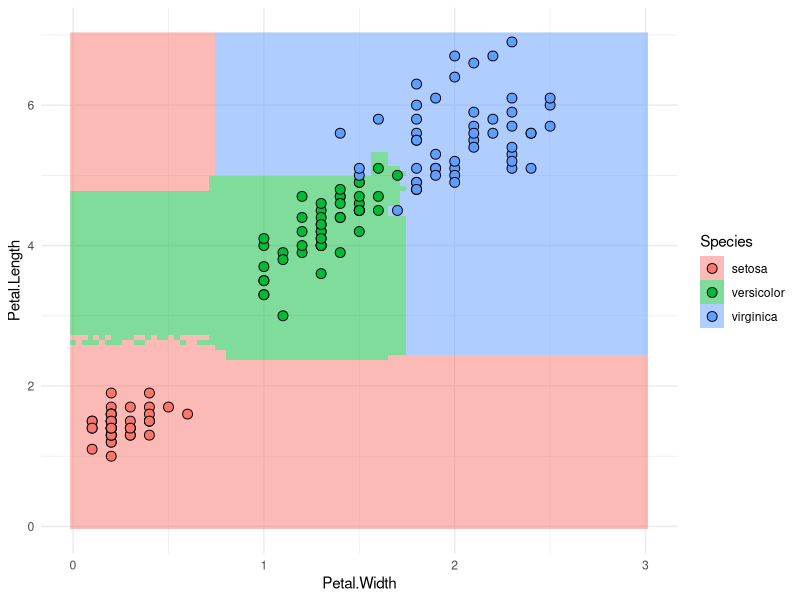
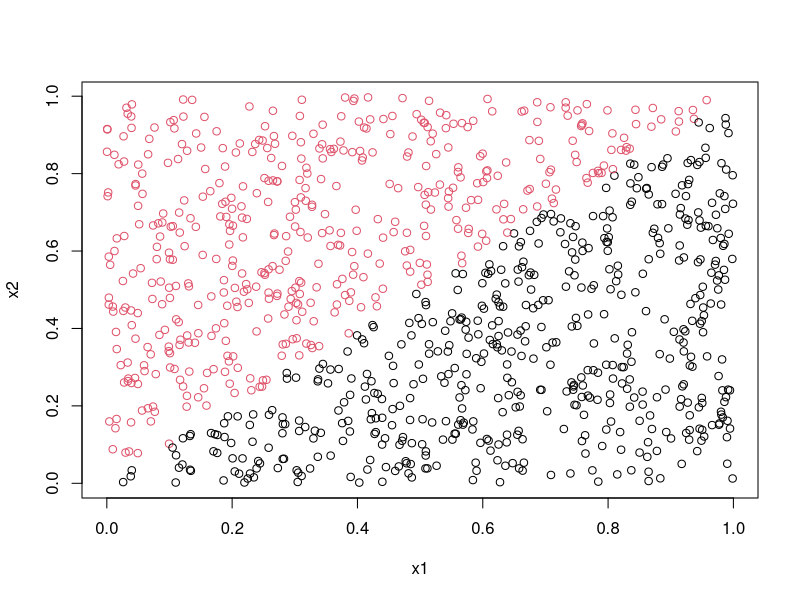

Recreate these plots in R, in order. (Note: this script raises an error after producing the figures.)
library(randomForest)
library(ggplot2)


rf <- randomForest(Species ~ Petal.Length + Petal.Width, data = iris, 
                   proximity = TRUE)
df <- expand.grid(Petal.Width = seq(0, 3, length.out = 100),
                  Petal.Length = seq(0, 7, length.out = 100))
df$Species <- predict(rf, df)
ggplot(iris, aes(Petal.Width, Petal.Length, fill = Species)) +
  geom_raster(data = df, alpha = 0.5) +
  geom_point(shape = 21, size = 3) +
  theme_minimal()

# Assignment 1                          ####
# Generate train data
x1<-runif(100)
x2<-runif(100)
trdata<-cbind(x1,x2)
y<-as.numeric(x1<x2)
trlabels<-as.factor(y)
train <- data.frame(y = trlabels, x1, x2)

random_trees <- function(ntree=1){
  # Result vector
  miss_class_error <- c()
  for(iter in 1:1000){
    # Fit the random forest model
    random_mod  <- randomForest(y ~ ., data=train, ntree=ntree,  nodesize=25, keep.forest=TRUE)
    
    # Random forest prediction on test data
    test_pred <- predict(random_mod, test_data)
    
    # Misclassification
    conf_mat <- table(test_data$y, test_pred)
    miss_class_error[iter] <- sum(diag(conf_mat)) / sum(conf_mat)
  }
  return(miss_class_error)
}
# Part 1                                ####
# Create test data
set.seed(1234)
x1<-runif(1000)
x2<-runif(1000)
tedata<-cbind(x1,x2)
y<-as.numeric(x1<x2)
telabels<-as.factor(y)
test_data <- data.frame(x1,x2,y=telabels)
plot(x1,x2,col=(y+1))


# Set seed in beginning to have reproducible result for markdown. 
set.seed(123)
random_1   <- random_trees(1)
random_10  <- random_trees(10)
random_100 <- random_trees(100)

df <- expand.grid(x1 = seq(0, 1, length.out = 100),
                  x2 = seq(0, 1, length.out = 100))
df$pred <- predict(random_1, test_data)

mean(random_1)
sd(random_1)
mean(random_10)
sd(random_10)
mean(random_100)
sd(random_100)


# Part 2                                ####
# Create test data
set.seed(1234)
x1<-runif(1000)
x2<-runif(1000)
tedata<-cbind(x1,x2)
y<-as.numeric(x1<0.5)
telabels<-as.factor(y)
test_data <- data.frame(x1,x2,y=telabels)
plot(x1,x2,col=(y+1))

random_trees <- function(ntree=1){
  # Result vector
  miss_class_error <- c()
  
  for(iter in 1:1000){
    # Generate train data
    x1<-runif(100)
    x2<-runif(100)
    trdata<-cbind(x1,x2)
    y<-as.numeric(x1<0.5)
    trlabels<-as.factor(y)
    train <- data.frame(y = trlabels, x1, x2)
    
    # Fit the random forest model
    random_mod  <- randomForest(y ~ ., data=train, ntree=ntree,  nodesize=25, keep.forest=TRUE)
    
    # Random forest prediction on test data
    test_pred <- predict(random_mod, test_data)
    
    # Misclassification
    conf_mat <- table(test_data$y, test_pred)
    miss_class_error[iter] <- sum(diag(conf_mat)) / sum(conf_mat)
  }
  return(miss_class_error)
}

set.seed(123)
random_1   <- random_trees(1)
random_10  <- random_trees(10)
random_100 <- random_trees(100)
mean(random_1)
sd(random_1)
mean(random_10)
sd(random_10)
mean(random_100)
sd(random_100)

# Part 3                                ####
# Create test data
set.seed(1234)
x1<-runif(1000)
x2<-runif(1000)
tedata<-cbind(x1,x2)
y<-as.numeric( (x1<0.5 & x2<0.5) | (x1>0.5 & x2>0.5) )
telabels<-as.factor(y)
test_data <- data.frame(x1,x2,y=telabels)
plot(x1,x2,col=(y+1))

random_trees <- function(ntree=1){
  # Result vector
  miss_class_error <- c()
  
  for(iter in 1:1000){
    # Generate train data
    x1<-runif(100)
    x2<-runif(100)
    trdata<-cbind(x1,x2)
    y<-as.numeric( (x1<0.5 & x2<0.5) | (x1>0.5 & x2>0.5) )
    trlabels<-as.factor(y)
    train <- data.frame(y = trlabels, x1, x2)
    
    # Fit the random forest model
    random_mod  <- randomForest(y ~ ., data=train, ntree=ntree,  nodesize=25, keep.forest=TRUE)
    
    # Random forest prediction on test data
    test_pred <- predict(random_mod, test_data)
    
    # Misclassification
    conf_mat <- table(test_data$y, test_pred)
    miss_class_error[iter] <- sum(diag(conf_mat)) / sum(conf_mat)
  }
  return(miss_class_error)
}

set.seed(123)
random_1   <- random_trees(1)
random_10  <- random_trees(10)
random_100 <- random_trees(100)
mean(random_1)
sd(random_1)
mean(random_10)
sd(random_10)
mean(random_100)
sd(random_100)


# Assignment 2                          ####
# For 3 clusters                        ####
set.seed(1234567890)
max_it <- 500 # max number of EM iterations (increased from 100)
min_change <- 0.1 # min change in log lik between two consecutive iterations
n=1000 # number of training points
D=10 # number of dimensions
x <- matrix(nrow=n, ncol=D) # training data

true_pi <- vector(length = 3) # true mixing coefficients
true_mu <- matrix(nrow=3, ncol=D) # true conditional distributions
true_pi=c(1/3, 1/3, 1/3)
true_mu[1,]=c(0.5,0.6,0.4,0.7,0.3,0.8,0.2,0.9,0.1,1)
true_mu[2,]=c(0.5,0.4,0.6,0.3,0.7,0.2,0.8,0.1,0.9,0)
true_mu[3,]=c(0.5,0.5,0.5,0.5,0.5,0.5,0.5,0.5,0.5,0.5)
plot(true_mu[1,], type="o", col="blue", ylim=c(0,1))
points(true_mu[2,], type="o", col="red")
points(true_mu[3,], type="o", col="green")
# Producing the training data
for(i in 1:n) {
  m <- sample(1:3,1,prob=true_pi)
  for(d in 1:D) {
    x[i,d] <- rbinom(1,1,true_mu[m,d])
  }
}

M=3 # number of clusters
w <- matrix(nrow=n, ncol=M) # weights
pi <- vector(length = M) # mixing coefficients
mu <- matrix(nrow=M, ncol=D) # conditional distributions
llik <- vector(length = max_it) # log likelihood of the EM iterations


# Random initialization of the parameters
pi <- runif(M,0.49,0.51)
pi <- pi / sum(pi)
for(m in 1:M) {
  mu[m,] <- runif(D,0.49,0.51)
}
for(it in 1:max_it) {
  plot(mu[1,], type="o", col="blue", ylim=c(0,1))
  points(mu[2,], type="o", col="red")
  points(mu[3,], type="o", col="green")
  #points(mu[4,], type="o", col="yellow")
  Sys.sleep(0.01) # Decreased from 0.5
  # E-step: Computation of the weights
  # Calculates the weights for each observation
  for(iter in 1:1000){
    x_d <- x[iter, ]
    
    # Bernolli for (x1 given mu_1), (x1 given mu_2), (x1 given mu_3)
    bern_mu1 <- prod(mu[1,]^x_d * (1 - mu[1, ])^(1-x_d))
    bern_mu2 <- prod(mu[2,]^x_d * (1 - mu[2, ])^(1-x_d))
    bern_mu3 <- prod(mu[3,]^x_d * (1 - mu[3, ])^(1-x_d))
    
    # Probabilities that the observation belongs to each distribution
    prob_1 <- pi[1] * bern_mu1 / sum(pi[1]*bern_mu1 + pi[2]*bern_mu2 + pi[3]*bern_mu3)
    prob_2 <- pi[2] * bern_mu2 / sum(pi[1]*bern_mu1 + pi[2]*bern_mu2 + pi[3]*bern_mu3)
    prob_3 <- pi[3] * bern_mu3 / sum(pi[1]*bern_mu1 + pi[2]*bern_mu2 + pi[3]*bern_mu3)
    
    # Probability that observation 1 comes from each distribution
    w[iter, ] <- c(prob_1*pi[1], prob_2*pi[2], prob_3*pi[3]) 
  }
  #Log likelihood computation.
  # Added 1e-16 to prevent log(0).
  llik[it] <- sum(log(w+1e-16))
  cat("iteration: ", it, "log likelihood: ", llik[it], "\n")
  flush.console()
  # Stop if the lok likelihood has not changed significantly
  if (it > 1){
    if(abs(llik[it] - llik[it-1]) < abs(min_change)){
      break
    }
  }
  # M-step: ML parameter estimation from the data and weights
  # Calculate new pi
  pi <- 1/1000 * colSums(w)
  # Calculates new mu
  mu[1,] <- 1/sum(w[,1]) * colSums(w[,1] * x)
  mu[2,] <- 1/sum(w[,2]) * colSums(w[,2] * x)
  mu[3,] <- 1/sum(w[,3]) * colSums(w[,3] * x)
}
pi
mu
plot(llik[1:it], type="o")
# Algorithm should have stopped around 350.

# true_mu[1,] is our mu[3,] 
# true_mu[2,] is our mu[1,]
# true_mu[3,] is our mu[2,]





# For 2 clusters                        ####
true_pi <- vector(length = 3) # true mixing coefficients
true_mu <- matrix(nrow=3, ncol=D) # true conditional distributions
true_pi=c(1/3, 1/3, 1/3)
true_mu[1,]=c(0.5,0.6,0.4,0.7,0.3,0.8,0.2,0.9,0.1,1)
true_mu[2,]=c(0.5,0.4,0.6,0.3,0.7,0.2,0.8,0.1,0.9,0)
true_mu[3,]=c(0.5,0.5,0.5,0.5,0.5,0.5,0.5,0.5,0.5,0.5)
plot(true_mu[1,], type="o", col="blue", ylim=c(0,1))
points(true_mu[2,], type="o", col="red")
points(true_mu[3,], type="o", col="green")
# Producing the training data
for(i in 1:n) {
  m <- sample(1:3,1,prob=true_pi)
  for(d in 1:D) {
    x[i,d] <- rbinom(1,1,true_mu[m,d])
  }
}

M=2 # number of clusters
w <- matrix(nrow=n, ncol=M) # weights
pi <- vector(length = M) # mixing coefficients
mu <- matrix(nrow=M, ncol=D) # conditional distributions
llik <- vector(length = max_it) # log likelihood of the EM iterations


# Random initialization of the parameters
pi <- runif(M,0.49,0.51)
pi <- pi / sum(pi)
for(m in 1:M) {
  mu[m,] <- runif(D,0.49,0.51)
}
for(it in 1:max_it) {
  plot(mu[1,], type="o", col="blue", ylim=c(0,1))
  points(mu[2,], type="o", col="red")
  #points(mu[3,], type="o", col="green")
  #points(mu[4,], type="o", col="yellow")
  Sys.sleep(0.5) # Decreased from 0.5
  # E-step: Computation of the weights
  # Calculates the weights for each observation
  for(iter in 1:1000){
    x_d <- x[iter, ]
    
    # Bernolli for (x1 given mu_1), (x1 given mu_2), (x1 given mu_3)
    bern_mu1 <- prod(mu[1,]^x_d * (1 - mu[1, ])^(1-x_d))
    bern_mu2 <- prod(mu[2,]^x_d * (1 - mu[2, ])^(1-x_d))
    #bern_mu3 <- prod(mu[3,]^x_d * (1 - mu[3, ])^(1-x_d))
    
    # Probabilities that the observation belongs to each distribution
    prob_1 <- pi[1] * bern_mu1 / sum(pi[1]*bern_mu1 + pi[2]*bern_mu2 )
    prob_2 <- pi[2] * bern_mu2 / sum(pi[1]*bern_mu1 + pi[2]*bern_mu2 )
    # prob_3 <- pi[3] * bern_mu3 / sum(pi[1]*bern_mu1 + pi[2]*bern_mu2 + pi[3]*bern_mu3)
    
    # Probability that observation 1 comes from each distribution
    w[iter, ] <- c(prob_1, prob_2) 
  }
  #Log likelihood computation.
  # Added 1e-16 to prevent log(0).
  llik[it] <- sum(log(w+1e-16))
  cat("iteration: ", it, "log likelihood: ", llik[it], "\n")
  flush.console()
  # Stop if the lok likelihood has not changed significantly
  if (it > 1){
    if(abs(llik[it] - llik[it-1]) < abs(min_change)){
      break
    }
  }
  # M-step: ML parameter estimation from the data and weights
  # Calculate new pi
  pi <- 1/1000 * colSums(w)
  # Calculates new mu
  mu[1,] <- 1/sum(w[,1]) * colSums(w[,1] * x)
  mu[2,] <- 1/sum(w[,2]) * colSums(w[,2] * x)
  # mu[3,] <- 1/sum(w[,3]) * colSums(w[,3] * x)
}
pi
mu
plot(llik[1:it], type="o")

# For 4 clusters                        ####
# Had to change min_change to smaller value
# Green and grey cluster converge to same value, so we only find 3 clusters.

set.seed(1234567890)
max_it <- 500 # max number of EM iterations (increased from 100)
min_change <- 0.01 # min change in log lik between two consecutive iterations
n=1000 # number of training points
D=10 # number of dimensions
x <- matrix(nrow=n, ncol=D) # training data

true_pi <- vector(length = 3) # true mixing coefficients
true_mu <- matrix(nrow=3, ncol=D) # true conditional distributions
true_pi=c(1/3, 1/3, 1/3)
true_mu[1,]=c(0.5,0.6,0.4,0.7,0.3,0.8,0.2,0.9,0.1,1)
true_mu[2,]=c(0.5,0.4,0.6,0.3,0.7,0.2,0.8,0.1,0.9,0)
true_mu[3,]=c(0.5,0.5,0.5,0.5,0.5,0.5,0.5,0.5,0.5,0.5)
plot(true_mu[1,], type="o", col="blue", ylim=c(0,1))
points(true_mu[2,], type="o", col="red")
points(true_mu[3,], type="o", col="green")
# Producing the training data
for(i in 1:n) {
  m <- sample(1:3,1,prob=true_pi)
  for(d in 1:D) {
    x[i,d] <- rbinom(1,1,true_mu[m,d])
  }
}

M=4 # number of clusters
w <- matrix(nrow=n, ncol=M) # weights
pi <- vector(length = M) # mixing coefficients
mu <- matrix(nrow=M, ncol=D) # conditional distributions
llik <- vector(length = max_it) # log likelihood of the EM iterations


# Random initialization of the parameters
pi <- runif(M,0.49,0.51)
pi <- pi / sum(pi)
for(m in 1:M) {
  mu[m,] <- runif(D,0.49,0.51)
}
for(it in 1:max_it) {
  plot(mu[1,], type="o", col="blue", ylim=c(0,1))
  points(mu[2,], type="o", col="red")
  points(mu[3,], type="o", col="darkgreen")
  points(mu[4,], type="o", col="darkgoldenrod1")
  Sys.sleep(0.5) # Decreased from 0.5
  # E-step: Computation of the weights
  # Calculates the weights for each observation
  for(iter in 1:1000){
    x_d <- x[iter, ]
    
    # Bernolli for (x1 given mu_1), (x1 given mu_2), (x1 given mu_3), (x1 given mu_4)
    bern_mu1 <- prod(mu[1,]^x_d * (1 - mu[1, ])^(1-x_d))
    bern_mu2 <- prod(mu[2,]^x_d * (1 - mu[2, ])^(1-x_d))
    bern_mu3 <- prod(mu[3,]^x_d * (1 - mu[3, ])^(1-x_d))
    bern_mu4 <- prod(mu[4,]^x_d * (1 - mu[3, ])^(1-x_d))
    
    # Probabilities that the observation belongs to each distribution
    prob_1 <- pi[1] * bern_mu1 / sum(pi[1]*bern_mu1 + pi[2]*bern_mu2 + pi[3]*bern_mu3 + pi[4]*bern_mu4)
    prob_2 <- pi[2] * bern_mu2 / sum(pi[1]*bern_mu1 + pi[2]*bern_mu2 + pi[3]*bern_mu3 + pi[4]*bern_mu4)
    prob_3 <- pi[3] * bern_mu3 / sum(pi[1]*bern_mu1 + pi[2]*bern_mu2 + pi[3]*bern_mu3 + pi[4]*bern_mu4)
    prob_4 <- pi[4] * bern_mu4 / sum(pi[1]*bern_mu1 + pi[2]*bern_mu2 + pi[3]*bern_mu3 + pi[4]*bern_mu4)
    # Probability that observation 1 comes from each distribution
    w[iter, ] <- c(prob_1, prob_2, prob_3, prob_4) 
  }
  #Log likelihood computation.
  # Added 1e-16 to prevent log(0).
  llik[it] <- sum(log(w+1e-16))
  cat("iteration: ", it, "log likelihood: ", llik[it], "\n")
  flush.console()
  # Stop if the lok likelihood has not changed significantly
  if (it > 1){
    if(abs(llik[it] - llik[it-1]) < abs(min_change)){
      break
    }
  }
  # M-step: ML parameter estimation from the data and weights
  # Calculate new pi
  pi <- 1/1000 * colSums(w)
  # Calculates new mu
  mu[1,] <- 1/sum(w[,1]) * colSums(w[,1] * x)
  mu[2,] <- 1/sum(w[,2]) * colSums(w[,2] * x)
  mu[3,] <- 1/sum(w[,3]) * colSums(w[,3] * x)
  mu[4,] <- 1/sum(w[,4]) * colSums(w[,4] * x)
}
pi
mu
plot(llik[1:it], type="o")
library(randomForest)

# Assignment 1                          ####
random_trees <- function(ntree=1){
  # Result vector
  miss_class_error <- c()
  
  for(iter in 1:1000){
    # Generate train data
    x1<-runif(100)
    x2<-runif(100)
    trdata<-cbind(x1,x2)
    y<-as.numeric(x1<x2)
    trlabels<-as.factor(y)
    train <- data.frame(y = trlabels, x1, x2)
    
    # Fit the random forest model
    random_mod  <- randomForest(y ~ ., data=train, ntree=ntree,  nodesize=25, keep.forest=TRUE)
    
    # Random forest prediction on test data
    test_pred <- predict(random_mod, test_data)
    
    # Misclassification
    conf_mat <- table(test_data$y, test_pred)
    miss_class_error[iter] <- sum(diag(conf_mat)) / sum(conf_mat)
  }
  return(miss_class_error)
}
# Part 1                                ####
# Create test data
set.seed(1234)
x1<-runif(1000)
x2<-runif(1000)
tedata<-cbind(x1,x2)
y<-as.numeric(x1<x2)
telabels<-as.factor(y)
test_data <- data.frame(x1,x2,y=telabels)
plot(x1,x2,col=(y+1))


# Set seed in beginning to have reproducible result for markdown. 
set.seed(123)
random_1   <- random_trees(1)
random_10  <- random_trees(10)
random_100 <- random_trees(100)
mean(random_1)
sd(random_1)
mean(random_10)
sd(random_10)
mean(random_100)
sd(random_100)

# Part 2                                ####
# Create test data
set.seed(1234)
x1<-runif(1000)
x2<-runif(1000)
tedata<-cbind(x1,x2)
y<-as.numeric(x1<0.5)
telabels<-as.factor(y)
test_data <- data.frame(x1,x2,y=telabels)
plot(x1,x2,col=(y+1))

random_trees <- function(ntree=1){
  # Result vector
  miss_class_error <- c()
  
  for(iter in 1:1000){
    # Generate train data
    x1<-runif(100)
    x2<-runif(100)
    trdata<-cbind(x1,x2)
    y<-as.numeric(x1<0.5)
    trlabels<-as.factor(y)
    train <- data.frame(y = trlabels, x1, x2)
    
    # Fit the random forest model
    random_mod  <- randomForest(y ~ ., data=train, ntree=ntree,  nodesize=25, keep.forest=TRUE)
    
    # Random forest prediction on test data
    test_pred <- predict(random_mod, test_data)
    
    # Misclassification
    conf_mat <- table(test_data$y, test_pred)
    miss_class_error[iter] <- sum(diag(conf_mat)) / sum(conf_mat)
  }
  return(miss_class_error)
}

set.seed(123)
random_1   <- random_trees(1)
random_10  <- random_trees(10)
random_100 <- random_trees(100)
mean(random_1)
sd(random_1)
mean(random_10)
sd(random_10)
mean(random_100)
sd(random_100)

# Part 3                                ####
# Create test data
set.seed(1234)
x1<-runif(1000)
x2<-runif(1000)
tedata<-cbind(x1,x2)
y<-as.numeric( (x1<0.5 & x2<0.5) | (x1>0.5 & x2>0.5) )
telabels<-as.factor(y)
test_data <- data.frame(x1,x2,y=telabels)
plot(x1,x2,col=(y+1))

random_trees <- function(ntree=1){
  # Result vector
  miss_class_error <- c()
  
  for(iter in 1:1000){
    # Generate train data
    x1<-runif(100)
    x2<-runif(100)
    trdata<-cbind(x1,x2)
    y<-as.numeric( (x1<0.5 & x2<0.5) | (x1>0.5 & x2>0.5) )
    trlabels<-as.factor(y)
    train <- data.frame(y = trlabels, x1, x2)
    
    # Fit the random forest model
    random_mod  <- randomForest(y ~ ., data=train, ntree=ntree,  nodesize=25, keep.forest=TRUE)
    
    # Random forest prediction on test data
    test_pred <- predict(random_mod, test_data)
    
    # Misclassification
    conf_mat <- table(test_data$y, test_pred)
    miss_class_error[iter] <- sum(diag(conf_mat)) / sum(conf_mat)
  }
  return(miss_class_error)
}

set.seed(123)
random_1   <- random_trees(1)
random_10  <- random_trees(10)
random_100 <- random_trees(100)
mean(random_1)
sd(random_1)
mean(random_10)
sd(random_10)
mean(random_100)
sd(random_100)


# Assignment 2                          ####
# For 3 clusters                        ####
set.seed(1234567890)
max_it <- 100 # max number of EM iterations (increased from 100)
min_change <- 0.1 # min change in log lik between two consecutive iterations
n=1000 # number of training points
D=10 # number of dimensions
x <- matrix(nrow=n, ncol=D) # training data

true_pi <- vector(length = 3) # true mixing coefficients
true_mu <- matrix(nrow=3, ncol=D) # true conditional distributions
true_pi=c(1/3, 1/3, 1/3)
true_mu[1,]=c(0.5,0.6,0.4,0.7,0.3,0.8,0.2,0.9,0.1,1)
true_mu[2,]=c(0.5,0.4,0.6,0.3,0.7,0.2,0.8,0.1,0.9,0)
true_mu[3,]=c(0.5,0.5,0.5,0.5,0.5,0.5,0.5,0.5,0.5,0.5)
plot(true_mu[1,], type="o", col="blue", ylim=c(0,1))
points(true_mu[2,], type="o", col="red")
points(true_mu[3,], type="o", col="green")
# Producing the training data
for(i in 1:n) {
  m <- sample(1:3,1,prob=true_pi)
  for(d in 1:D) {
    x[i,d] <- rbinom(1,1,true_mu[m,d])
  }
}

M=3 # number of clusters
w <- matrix(nrow=n, ncol=M) # weights
pi <- vector(length = M) # mixing coefficients
mu <- matrix(nrow=M, ncol=D) # conditional distributions
llik <- vector(length = max_it) # log likelihood of the EM iterations
px <- c()

# Random initialization of the parameters
pi <- runif(M,0.49,0.51)
pi <- pi / sum(pi)
for(m in 1:M) {
  mu[m,] <- runif(D,0.49,0.51)
}
for(it in 1:max_it) {
  plot(mu[1,], type="o", col="blue", ylim=c(0,1))
  points(mu[2,], type="o", col="red")
  points(mu[3,], type="o", col="green")
  #points(mu[4,], type="o", col="yellow")
  Sys.sleep(0.01) # Decreased from 0.5
  # E-step: Computation of the weights
  # Calculates the weights for each observation
  for(iter in 1:1000){
    x_d <- x[iter, ]
    
    # Bernolli for (x1 given mu_1), (x1 given mu_2), (x1 given mu_3)
    bern_mu1 <- prod(mu[1,]^x_d * (1 - mu[1, ])^(1-x_d))
    bern_mu2 <- prod(mu[2,]^x_d * (1 - mu[2, ])^(1-x_d))
    bern_mu3 <- prod(mu[3,]^x_d * (1 - mu[3, ])^(1-x_d))
    
    # Probabilities that the observation belongs to each distribution
    prob_1 <- pi[1] * bern_mu1 / sum(pi[1]*bern_mu1 + pi[2]*bern_mu2 + pi[3]*bern_mu3)
    prob_2 <- pi[2] * bern_mu2 / sum(pi[1]*bern_mu1 + pi[2]*bern_mu2 + pi[3]*bern_mu3)
    prob_3 <- pi[3] * bern_mu3 / sum(pi[1]*bern_mu1 + pi[2]*bern_mu2 + pi[3]*bern_mu3)
    
    px[iter] <- sum(pi[1] * bern_mu1,  pi[2] * bern_mu2,  pi[3] * bern_mu3)
    # Probability that observation 1 comes from each distribution
    w[iter, ] <- c(prob_1, prob_2, prob_3) 
  }
  # Log likelihood computation.
  llik[it] <- sum(log(px))
  cat("iteration: ", it, "log likelihood: ", llik[it], "\n")
  flush.console()
  # Stop if the lok likelihood has not changed significantly
  if (it > 1){
    if(abs(llik[it] - llik[it-1]) < abs(min_change)){
      break
    }
  }
  # M-step: ML parameter estimation from the data and weights
  # Calculate new pi
  pi <- 1/1000 * colSums(w)
  # Calculates new mu
  mu[1,] <- 1/sum(w[,1]) * colSums(w[,1] * x)
  mu[2,] <- 1/sum(w[,2]) * colSums(w[,2] * x)
  mu[3,] <- 1/sum(w[,3]) * colSums(w[,3] * x)
}
pi
mu
plot(llik[1:it], type="o")
# Algorithm should have stopped around 350.

# true_mu[1,] is our mu[3,] 
# true_mu[2,] is our mu[1,]
# true_mu[3,] is our mu[2,]





# For 2 clusters                        ####
set.seed(1234567890)
max_it <- 100 # max number of EM iterations (increased from 100)
min_change <- 0.1 # min change in log lik between two consecutive iterations
n=1000 # number of training points
D=10 # number of dimensions
x <- matrix(nrow=n, ncol=D) # training data

true_pi <- vector(length = 3) # true mixing coefficients
true_mu <- matrix(nrow=3, ncol=D) # true conditional distributions
true_pi=c(1/3, 1/3, 1/3)
true_mu[1,]=c(0.5,0.6,0.4,0.7,0.3,0.8,0.2,0.9,0.1,1)
true_mu[2,]=c(0.5,0.4,0.6,0.3,0.7,0.2,0.8,0.1,0.9,0)
true_mu[3,]=c(0.5,0.5,0.5,0.5,0.5,0.5,0.5,0.5,0.5,0.5)
plot(true_mu[1,], type="o", col="blue", ylim=c(0,1))
points(true_mu[2,], type="o", col="red")
points(true_mu[3,], type="o", col="green")
# Producing the training data
for(i in 1:n) {
  m <- sample(1:3,1,prob=true_pi)
  for(d in 1:D) {
    x[i,d] <- rbinom(1,1,true_mu[m,d])
  }
}

M=2 # number of clusters
w <- matrix(nrow=n, ncol=M) # weights
pi <- vector(length = M) # mixing coefficients
mu <- matrix(nrow=M, ncol=D) # conditional distributions
llik <- vector(length = max_it) # log likelihood of the EM iterations
px <- c()


# Random initialization of the parameters
pi <- runif(M,0.49,0.51)
pi <- pi / sum(pi)
for(m in 1:M) {
  mu[m,] <- runif(D,0.49,0.51)
}
for(it in 1:max_it) {
  plot(mu[1,], type="o", col="blue", ylim=c(0,1))
  points(mu[2,], type="o", col="red")
  #points(mu[3,], type="o", col="green")
  #points(mu[4,], type="o", col="yellow")
  Sys.sleep(0.5) # Decreased from 0.5
  # E-step: Computation of the weights
  # Calculates the weights for each observation
  for(iter in 1:1000){
    x_d <- x[iter, ]
    
    # Bernolli for (x1 given mu_1), (x1 given mu_2), (x1 given mu_3)
    bern_mu1 <- prod(mu[1,]^x_d * (1 - mu[1, ])^(1-x_d))
    bern_mu2 <- prod(mu[2,]^x_d * (1 - mu[2, ])^(1-x_d))
    #bern_mu3 <- prod(mu[3,]^x_d * (1 - mu[3, ])^(1-x_d))
    
    # Probabilities that the observation belongs to each distribution
    prob_1 <- pi[1] * bern_mu1 / sum(pi[1]*bern_mu1 + pi[2]*bern_mu2 )
    prob_2 <- pi[2] * bern_mu2 / sum(pi[1]*bern_mu1 + pi[2]*bern_mu2 )
    # prob_3 <- pi[3] * bern_mu3 / sum(pi[1]*bern_mu1 + pi[2]*bern_mu2 + pi[3]*bern_mu3)
    
    # Probability that observation 1 comes from each distribution
    w[iter, ] <- c(prob_1, prob_2) 
    px[iter] <- sum(pi[1] * bern_mu1,  pi[2] * bern_mu2)
    
  }
  #Log likelihood computation.
  # Added 1e-16 to prevent log(0).
  llik[it] <- sum(log(px))
  cat("iteration: ", it, "log likelihood: ", llik[it], "\n")
  flush.console()
  # Stop if the lok likelihood has not changed significantly
  if (it > 1){
    if(abs(llik[it] - llik[it-1]) < abs(min_change)){
      break
    }
  }
  # M-step: ML parameter estimation from the data and weights
  # Calculate new pi
  pi <- 1/1000 * colSums(w)
  # Calculates new mu
  mu[1,] <- 1/sum(w[,1]) * colSums(w[,1] * x)
  mu[2,] <- 1/sum(w[,2]) * colSums(w[,2] * x)
  # mu[3,] <- 1/sum(w[,3]) * colSums(w[,3] * x)
}
pi
mu
plot(llik[1:it], type="o")

# For 4 clusters                        ####
set.seed(1234567890)
max_it <- 100 # max number of EM iterations (increased from 100)
min_change <- 0.1 # min change in log lik between two consecutive iterations
n=1000 # number of training points
D=10 # number of dimensions
x <- matrix(nrow=n, ncol=D) # training data

true_pi <- vector(length = 3) # true mixing coefficients
true_mu <- matrix(nrow=3, ncol=D) # true conditional distributions
true_pi=c(1/3, 1/3, 1/3)
true_mu[1,]=c(0.5,0.6,0.4,0.7,0.3,0.8,0.2,0.9,0.1,1)
true_mu[2,]=c(0.5,0.4,0.6,0.3,0.7,0.2,0.8,0.1,0.9,0)
true_mu[3,]=c(0.5,0.5,0.5,0.5,0.5,0.5,0.5,0.5,0.5,0.5)
plot(true_mu[1,], type="o", col="blue", ylim=c(0,1))
points(true_mu[2,], type="o", col="red")
points(true_mu[3,], type="o", col="green")
# Producing the training data
for(i in 1:n) {
  m <- sample(1:3,1,prob=true_pi)
  for(d in 1:D) {
    x[i,d] <- rbinom(1,1,true_mu[m,d])
  }
}

M=4 # number of clusters
w <- matrix(nrow=n, ncol=M) # weights
pi <- vector(length = M) # mixing coefficients
mu <- matrix(nrow=M, ncol=D) # conditional distributions
llik <- vector(length = max_it) # log likelihood of the EM iterations
px <- c()

# Random initialization of the parameters
pi <- runif(M,0.49,0.51)
pi <- pi / sum(pi)
for(m in 1:M) {
  mu[m,] <- runif(D,0.49,0.51)
}
for(it in 1:max_it) {
  plot(mu[1,], type="o", col="blue", ylim=c(0,1))
  points(mu[2,], type="o", col="red")
  points(mu[3,], type="o", col="darkgreen")
  points(mu[4,], type="o", col="darkgoldenrod1")
  Sys.sleep(0.5) # Decreased from 0.5
  # E-step: Computation of the weights
  # Calculates the weights for each observation
  for(iter in 1:1000){
    x_d <- x[iter, ]
    
    # Bernolli for (x1 given mu_1), (x1 given mu_2), (x1 given mu_3), (x1 given mu_4)
    bern_mu1 <- prod(mu[1,]^x_d * (1 - mu[1, ])^(1-x_d))
    bern_mu2 <- prod(mu[2,]^x_d * (1 - mu[2, ])^(1-x_d))
    bern_mu3 <- prod(mu[3,]^x_d * (1 - mu[3, ])^(1-x_d))
    bern_mu4 <- prod(mu[4,]^x_d * (1 - mu[3, ])^(1-x_d))
    
    # Probabilities that the observation belongs to each distribution
    prob_1 <- pi[1] * bern_mu1 / sum(pi[1]*bern_mu1 + pi[2]*bern_mu2 + pi[3]*bern_mu3 + pi[4]*bern_mu4)
    prob_2 <- pi[2] * bern_mu2 / sum(pi[1]*bern_mu1 + pi[2]*bern_mu2 + pi[3]*bern_mu3 + pi[4]*bern_mu4)
    prob_3 <- pi[3] * bern_mu3 / sum(pi[1]*bern_mu1 + pi[2]*bern_mu2 + pi[3]*bern_mu3 + pi[4]*bern_mu4)
    prob_4 <- pi[4] * bern_mu4 / sum(pi[1]*bern_mu1 + pi[2]*bern_mu2 + pi[3]*bern_mu3 + pi[4]*bern_mu4)
    # Probability that observation 1 comes from each distribution
    w[iter, ] <- c(prob_1, prob_2, prob_3, prob_4) 
    
    px[iter] <- sum(pi[1] * bern_mu1, pi[2] * bern_mu2, pi[3] * bern_mu3, pi[4] * bern_mu4)
  }
  #Log likelihood computation.
  # Added 1e-16 to prevent log(0).
  llik[it] <- sum(log(px))
  cat("iteration: ", it, "log likelihood: ", llik[it], "\n")
  flush.console()
  # Stop if the lok likelihood has not changed significantly
  if (it > 1){
    if(abs(llik[it] - llik[it-1]) < abs(min_change)){
      break
    }
  }
  # M-step: ML parameter estimation from the data and weights
  # Calculate new pi
  pi <- 1/1000 * colSums(w)
  # Calculates new mu
  mu[1,] <- 1/sum(w[,1]) * colSums(w[,1] * x)
  mu[2,] <- 1/sum(w[,2]) * colSums(w[,2] * x)
  mu[3,] <- 1/sum(w[,3]) * colSums(w[,3] * x)
  mu[4,] <- 1/sum(w[,4]) * colSums(w[,4] * x)
}
pi
mu
plot(llik[1:it], type="o")






# Simge                                 ####
set.seed(1234567890)
max_it <- 100 # max number of EM iterations
min_change <- 0.1 # min change in log lik between two consecutive iterations
n=1000 # number of training points
D=10 # number of dimensions
x <- matrix(nrow=n, ncol=D) # training data

true_pi <- vector(length = 3) # true mixing coefficients
true_mu <- matrix(nrow=3, ncol=D) # true conditional distributions

true_pi=c(1/3, 1/3, 1/3)
true_mu[1,]=c(0.5,0.6,0.4,0.7,0.3,0.8,0.2,0.9,0.1,1)
true_mu[2,]=c(0.5,0.4,0.6,0.3,0.7,0.2,0.8,0.1,0.9,0)
true_mu[3,]=c(0.5,0.5,0.5,0.5,0.5,0.5,0.5,0.5,0.5,0.5)

plot(true_mu[1,], type="o", col="blue", ylim=c(0,1))
points(true_mu[2,], type="o", col="red")
points(true_mu[3,], type="o", col="green")

# Producing the training data
for(i in 1:n) {
  m <- sample(1:3, 1, prob=true_pi)
  for(d in 1:D) {
    x[i,d] <- rbinom(1,1,true_mu[m,d])
  }
}

M=3 # number of clusters
w <- matrix(nrow=n, ncol=M) # weights
pi <- vector(length = M) # mixing coefficients
mu <- matrix(nrow=M, ncol=D) # conditional distributions
llik <- vector(length = max_it) # log likelihood of the EM iterations

# Random initialization of the parameters
pi <- runif(M, 0.49, 0.51)
pi <- pi / sum(pi)

for(m in 1:M) {
  mu[m,] <- runif(D,0.49,0.51)
}

pi
mu

bernoulli <- matrix(nrow=n, ncol=M)
for(it in 1:max_it) {
  plot(mu[1,], type="o", col="blue", ylim=c(0,1))
  points(mu[2,], type="o", col="red")
  points(mu[3,], type="o", col="green")
  #points(mu[4,], type="o", col="yellow")
  Sys.sleep(0.5)
  # E-step: Computation of the weights
  for (i in 1:1000){
    x_i <- x[i,]
    bernoulli[i,1] <- prod(mu[1,]^x_i * (1-mu[1,])^(1-x_i))
    bernoulli[i,2] <- prod(mu[2,]^x_i * (1-mu[2,])^(1-x_i))
    bernoulli[i,3] <- prod(mu[3,]^x_i * (1-mu[3,])^(1-x_i))
    
    w[i,1] <- bernoulli[i,1] * pi[1] / sum(bernoulli[i,] * pi)
    w[i,2] <- bernoulli[i,2] * pi[2] / sum(bernoulli[i,] * pi)
    w[i,3] <- bernoulli[i,3] * pi[3] / sum(bernoulli[i,] * pi)
  }
  p_x <- bernoulli[,1]*pi[1] + bernoulli[,2]*pi[2] + bernoulli[,3]*pi[3]
  llik[it] <- sum(log(p_x)) 
  cat("iteration: ", it, "log likelihood: ", llik[it], "\n")
  flush.console()
  
  # Stop if the lok likelihood has not changed significantly
  if (it>1){
    if (abs(llik[it] - llik[it-1]) < min_change){
      break
    }
  }
  
  #M-step: ML parameter estimation from the data and weights
  pi <- colSums(w, na.rm = TRUE) / n
  for (m in 1:3){
    tot <- matrix(nrow = 1000, ncol = 10)
    for (k in 1:1000){
      tot[k,] <- w[k,m]*x[k,]
    }
    mu[m,] <- colSums(tot) / sum(w[,m])
  } 
}

pi
mu
plot(llik[1:it], type="o")
